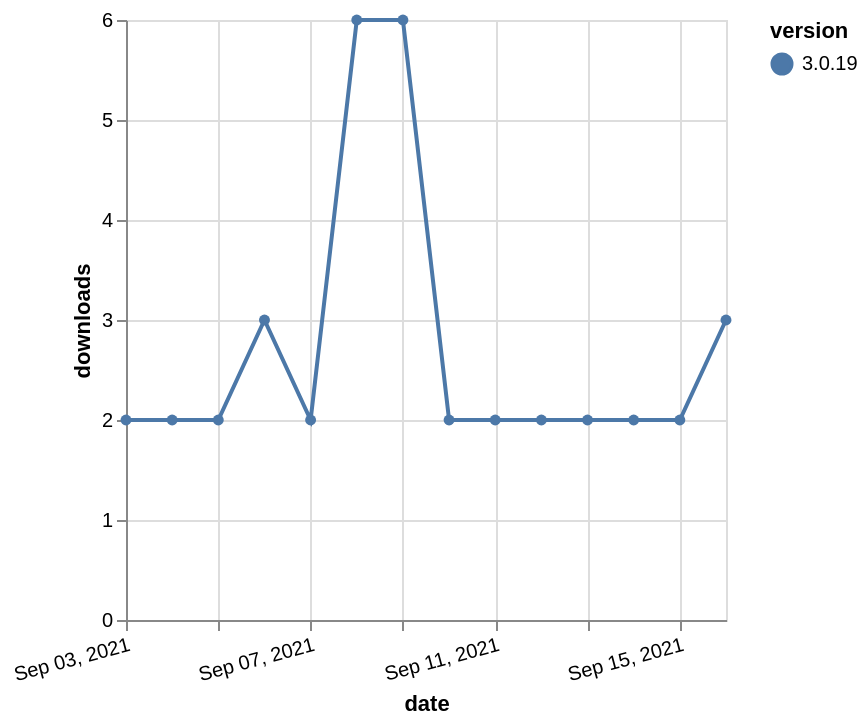

The specification (Vega-Lite) saved for this image:
### Vega-Lite specification from a JSON file in a GitHub repository (floating-point values rounded to 4 significant figures)
{"$schema": "https://vega.github.io/schema/vega-lite/v5.json", "description": "A simple bar chart with embedded data.", "data": {"values": [{"date": "2021-09-03", "total": 3943, "delta": 2, "version": "3.0.19"}, {"date": "2021-09-04", "total": 3945, "delta": 2, "version": "3.0.19"}, {"date": "2021-09-05", "total": 3947, "delta": 2, "version": "3.0.19"}, {"date": "2021-09-06", "total": 3950, "delta": 3, "version": "3.0.19"}, {"date": "2021-09-07", "total": 3952, "delta": 2, "version": "3.0.19"}, {"date": "2021-09-08", "total": 3958, "delta": 6, "version": "3.0.19"}, {"date": "2021-09-09", "total": 3964, "delta": 6, "version": "3.0.19"}, {"date": "2021-09-10", "total": 3966, "delta": 2, "version": "3.0.19"}, {"date": "2021-09-11", "total": 3968, "delta": 2, "version": "3.0.19"}, {"date": "2021-09-12", "total": 3970, "delta": 2, "version": "3.0.19"}, {"date": "2021-09-13", "total": 3972, "delta": 2, "version": "3.0.19"}, {"date": "2021-09-14", "total": 3974, "delta": 2, "version": "3.0.19"}, {"date": "2021-09-15", "total": 3976, "delta": 2, "version": "3.0.19"}, {"date": "2021-09-16", "total": 3979, "delta": 3, "version": "3.0.19"}]}, "width": "container", "mark": {"type": "line", "point": {"filled": true}}, "encoding": {"x": {"field": "date", "type": "temporal", "timeUnit": "yearmonthdate", "title": "date", "axis": {"labelAngle": -15}}, "y": {"field": "delta", "type": "quantitative", "title": "downloads"}, "color": {"field": "version", "type": "nominal"}, "tooltip": {"field": "delta"}}}
